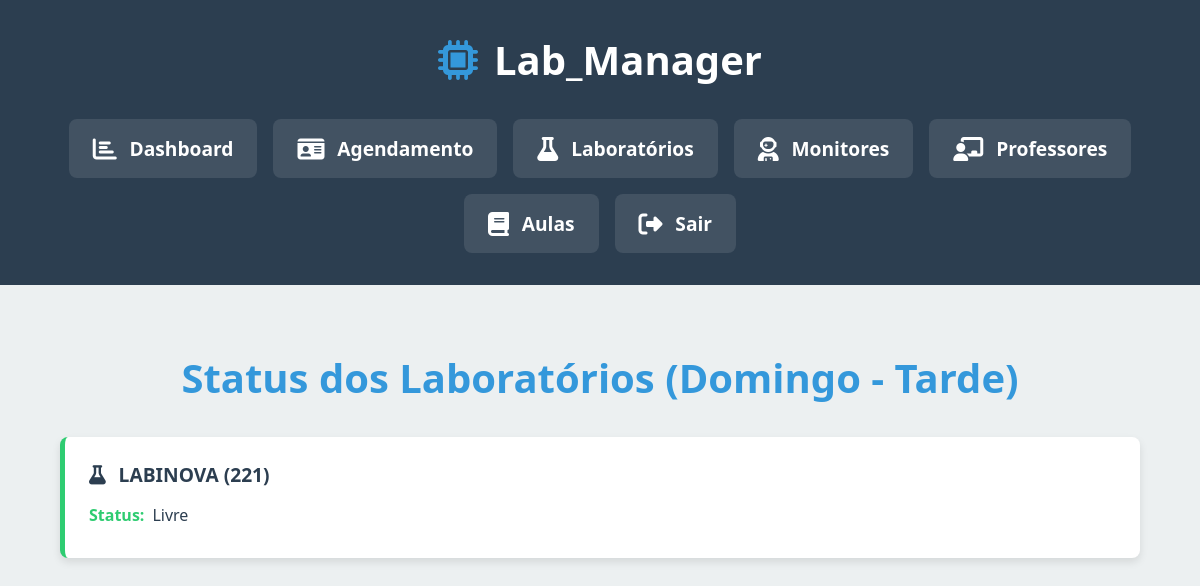
/index.php (signed in), run on the app's committed database.
### tables this page shows
CREATE TABLE `laboratorios` (
  `id` int(11) NOT NULL,
  `nome` varchar(100) NOT NULL,
  `capacidade` int(11) DEFAULT NULL,
  `numero` varchar(255) NOT NULL,
  `projetor` tinyint(1) NOT NULL DEFAULT 0,
  `localizacao` varchar(255) DEFAULT NULL
);

### index.php (the view, shortened to what this page needs)
<?php
require_once "db.php";
try {
    $conexao->query("UPDATE aulas SET status = 'arquivada' WHERE data_fim < CURDATE() AND status = 'ativa'");
} catch (PDOException $e) {
}
$is_logged_in = isset($_SESSION['user_id']);
$user_role = $is_logged_in ? $_SESSION['user_role'] : null;
$dia_atual = strtolower(date("l"));
$dia_semana_map = [
    "monday" => "segunda","tuesday" => "terça","wednesday" => "quarta",
    "thursday" => "quinta","friday" => "sexta","saturday" => "sábado","sunday" => "domingo"
];
$dia_semana_atual = $dia_semana_map[$dia_atual];
$hora_atual = date("H");
if ($hora_atual >= 7 && $hora_atual < 12) {
    $turno_atual = "manhã";
} elseif ($hora_atual >= 12 && $hora_atual < 18) {
    $turno_atual = "tarde";
} elseif ($hora_atual >= 18 && $hora_atual < 22) {
    $turno_atual = "noite";
} else {
    $turno_atual = "livre";
}
$labs = $conexao->query("SELECT * FROM laboratorios ORDER BY numero")->fetchAll(PDO::FETCH_ASSOC);
$labs_ocupados = [];
?>
<!DOCTYPE html>
<html lang="pt-br">
<head>
  <link rel="stylesheet" href="css/style.css">
  <link rel="stylesheet" href="https://cdnjs.cloudflare.com/ajax/libs/font-awesome/6.4.0/css/all.min.css">
</head>
<body>
  <div class="home-wrapper">
    <div class="logo-center">
      <i class="fas fa-microchip"></i> Lab_Manager
    </div>
    <div class="menu-cards">
      <a href="index.php" class="menu-card"><i class="fas fa-chart-bar"></i><h3>Dashboard</h3></a>
      <a href="agendamentos.php" class="menu-card"><i class="fas fa-id-card"></i><h3>Agendamento</h3></a>
      <?php if ($is_logged_in): ?>
        <?php if ($user_role === 'admin'): ?>
          <a href="laboratorios.php" class="menu-card"><i class="fas fa-flask"></i><h3>Laboratórios</h3></a>
          <a href="monitores.php" class="menu-card"><i class="fas fa-user-astronaut"></i><h3>Monitores</h3></a>
          <a href="professores.php" class="menu-card"><i class="fas fa-chalkboard-teacher"></i><h3>Professores</h3></a>
          <a href="aulas.php" class="menu-card"><i class="fas fa-book"></i><h3>Aulas</h3></a>
        <?php endif; ?>
        <a href="logout.php" class="menu-card"><i class="fas fa-sign-out-alt"></i><h3>Sair</h3></a>
      <?php else: ?>
        <a href="login.php" class="menu-card"><i class="fas fa-sign-in-alt"></i><h3>Login</h3></a>
      <?php endif; ?>
    </div>
  </div>
  <div class="section-dashboard container">
    <h2>Status dos Laboratórios (<?= ucfirst($dia_semana_atual) ?> - <?= ucfirst($turno_atual) ?>)</h2>
    <div class="dashboard-cards">
      <?php foreach ($labs as $lab):
        $status = isset($labs_ocupados[$lab['id']]) ? "ocupado" : "livre";
        $status_class = $status === "ocupado" ? "card-ocupado" : "card-livre";
      ?>
      <div class="card <?= $status_class ?>">
        <h3><i class="fas fa-flask"></i> <?= htmlspecialchars($lab['nome']) ?> (<?= $lab['numero'] ?>)</h3>
        <div class="lab-info"><strong>Status:</strong> <?= $status === "livre" ? "Livre" : "Ocupado" ?></div>
      </div>
      <?php endforeach; ?>
    </div>
  </div>
</body>
</html>

### css/style.css (style rules this page uses)
:root { --primary: #3498db; --secondary: #2ecc71; --danger: #e74c3c; --light: #ecf0f1; --dark: #2c3e50; --white: #ffffff; --shadow: 0 4px 8px rgba(0, 0, 0, 0.1); }
body { font-family: "Segoe UI", Tahoma, Geneva, Verdana, sans-serif; margin: 0; background-color: var(--light); color: var(--dark); }
.container { width: 90%; max-width: 1200px; margin: 0 auto; padding: 20px 0; }
h2 { text-align: center; margin-bottom: 2rem; font-size: 2.5rem; color: var(--primary); }
h3 { margin: 0; font-size: 1.2rem; }
a { text-decoration: none; color: inherit; }
.home-wrapper { background: var(--dark); color: var(--white); padding: 2rem 1rem; text-align: center; }
.logo-center { font-size: 2.5rem; font-weight: bold; margin-bottom: 2rem; display: flex; justify-content: center; align-items: center; gap: 1rem; }
.logo-center i { color: var(--primary); }
.menu-cards { display: flex; flex-wrap: wrap; justify-content: center; gap: 1rem; }
.menu-card { background-color: rgba(255, 255, 255, 0.1); padding: 1rem 1.5rem; border-radius: 8px; transition: background-color 0.3s ease, transform 0.3s ease; display: flex; align-items: center; gap: 0.8rem; }
.menu-card i { font-size: 1.5rem; }
.section-dashboard { padding: 2rem 0; }
.dashboard-cards { display: grid; grid-template-columns: repeat(auto-fit, minmax(300px, 1fr)); gap: 1.5rem; }
.card { background-color: var(--white); border-radius: 8px; padding: 1.5rem; box-shadow: var(--shadow); border-left: 5px solid; transition: transform 0.3s ease, box-shadow 0.3s ease; }
.card h3 { display: flex; align-items: center; gap: 0.8rem; margin-bottom: 1rem; color: var(--dark); }
.card .lab-info { margin-bottom: 0.5rem; display: flex; align-items: center; gap: 0.5rem; }
.card-livre { border-left-color: var(--secondary); }
.card-livre .lab-info strong { color: var(--secondary); }

### data on the page
laboratorios: nome "LABINOVA", numero "221", shows "Livre"

### other printed values
$dia_semana_atual "Domingo"
$turno_atual "Tarde"
